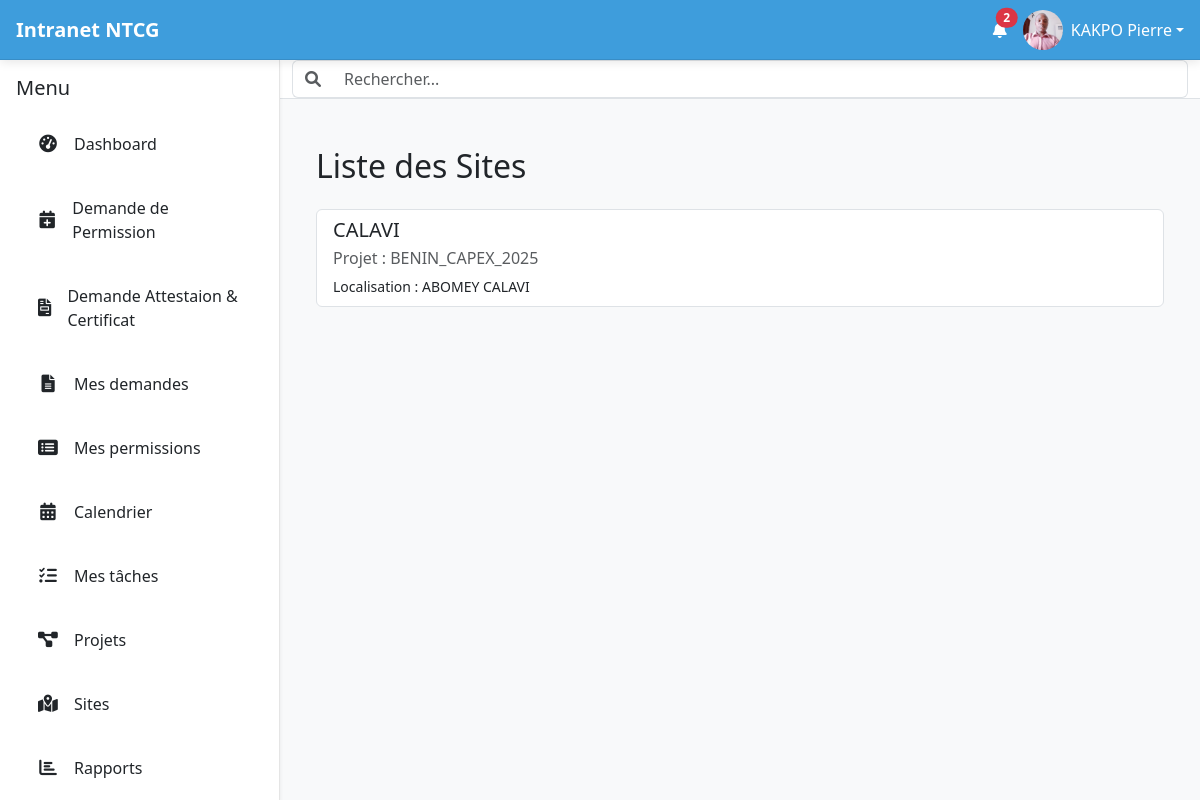
The page /sites/ (signed in) on the database its author committed.
### intranet/models.py (models this page shows, shortened)
class User(AbstractUser):
    date_de_naissance = models.DateField(null=True, blank=True)
    nationalite = CountryField(blank=True)
    pays_de_naissance = CountryField(blank=True)
    type_sanguin = models.CharField(max_length=5, blank=True)
    adresse = models.CharField(max_length=255, blank=True)
    telephone_personnel = models.CharField(max_length=20, blank=True)
    piece_type = models.ForeignKey(PieceType, on_delete=models.SET_NULL, null=True, blank=True, verbose_name="Type de pièce d'identité")
    piece_number = models.CharField(max_length=100, blank=True, verbose_name="Numéro de la pièce d'identité")
    personal_email = models.EmailField(blank=True, null=True, verbose_name="Email personnel")
    emergency_contact_name = models.CharField(max_length=255, blank=True, verbose_name="Nom et prénom du contact d'urgence")
    emergency_contact_phone = models.CharField(max_length=20, blank=True, verbose_name="Téléphone du contact d'urgence")
    allergies = models.TextField(blank=True)
    maladies_chroniques = models.TextField(blank=True)
    medicaments = models.TextField(blank=True)
    job_role = models.ForeignKey(JobRole, on_delete=models.SET_NULL, null=True, blank=True)
    departement = models.ForeignKey(Department, on_delete=models.SET_NULL, null=True, blank=True)
    date_embauche = models.DateField(null=True, blank=True)
    professional_email = models.EmailField(blank=True, null=True, verbose_name="Email professionnel")
    contract_type = models.ForeignKey(ContractType, on_delete=models.SET_NULL, null=True, blank=True, verbose_name="Type de contrat")
    isignum = models.CharField(max_length=100, blank=True, verbose_name="Numéro Isignum")
    eritop_id = models.CharField(max_length=100, blank=True, verbose_name="ID Eritop")
    country = models.ForeignKey(Country, on_delete=models.SET_NULL, null=True, blank=True, verbose_name="Pays de l'employé")
    managed_countries = models.ManyToManyField(Country, related_name='managers', blank=True, verbose_name="Pays gérés")
    bank_info = models.ForeignKey(BankInfo, on_delete=models.SET_NULL, null=True, blank=True, verbose_name="Nom de la banque")
    bank_account_number = models.CharField(max_length=50, blank=True, verbose_name="Numéro de compte bancaire")
    cnss = models.CharField(max_length=50, verbose_name="Numéro CNSS/Sécurité Sociale", blank=True)
    dependants = models.TextField(blank=True)
    employee_id = models.CharField(max_length=100, unique=True, blank=True, verbose_name="Numéro de matricule")
    photo_profil = models.ImageField(upload_to='photos_profils/', null=True, blank=True)
    class Meta:
        ordering = ['last_name', 'first_name']
        indexes = [
            models.Index(fields=['last_name', 'first_name']),
            models.Index(fields=['is_active']),
            models.Index(fields=['departement']),
            models.Index(fields=['country']),
        ]

class Site(models.Model):
    name = models.CharField(max_length=255, verbose_name="Nom du site")
    project = models.ForeignKey(
        'Project',
        on_delete=models.CASCADE,
        related_name='sites',
        verbose_name="Projet associé"
    )
    location = models.CharField(max_length=255, verbose_name="Localisation", blank=True, null=True)
    site_id = models.CharField(max_length=50, unique=True, verbose_name="Identifiant unique du site", blank=True, null=True)
    class Meta:
        verbose_name = "Site"
        verbose_name_plural = "Sites"

class Project(models.Model):
    STATUS_CHOICES = [
        ('À FAIRE', 'À faire'),
        ('EN COURS', 'En cours'),
        ('TERMINÉ', 'Terminé'),
    ]
    name = models.CharField(max_length=255, verbose_name="Nom du projet")
    description = models.TextField(verbose_name="Description du projet", blank=True, null=True)
    start_date = models.DateField(verbose_name="Date de début", null=True, blank=True)
    end_date = models.DateField(verbose_name="Date de fin estimée", null=True, blank=True)
    status = models.CharField(max_length=20, choices=STATUS_CHOICES, default='À FAIRE', verbose_name="Statut")
    coordinator = models.ForeignKey(
        settings.AUTH_USER_MODEL,
        on_delete=models.SET_NULL,
        null=True,
        blank=True,
        related_name='managed_projects',
        verbose_name="Coordinateur du projet"
    )
    team_members = models.ManyToManyField(
        settings.AUTH_USER_MODEL,
        related_name='projects',
        verbose_name="Membres de l'équipe"
    )
    country = CountryField(blank=True, verbose_name="Pays du projet")
    created_at = models.DateTimeField(auto_now_add=True)
    updated_at = models.DateTimeField(auto_now=True)
    class Meta:
        verbose_name = "Projet"
        verbose_name_plural = "Projets"

### intranet/views.py (the view)
# urls.py: path('sites/', views.site_list_view, name='site_list'),
@login_required
def site_list_view(request):
    user = request.user
    sites = Site.objects.none()
    if user.groups.filter(name='Country Manager').exists():
        if user.country:
            sites = Site.objects.filter(project__country=user.country).order_by('name')
        else:
            sites = Site.objects.none()
    elif user.groups.filter(name='Coordinateur de Projet').exists():
        user_projects = Project.objects.filter(Q(coordinator=user) | Q(team_members=user)).distinct()
        sites = Site.objects.filter(project__in=user_projects).order_by('name')
    context = {
        'sites': sites,
    }
    return render(request, 'intranet/site_list.html', context)

### intranet/context_processors.py (called while the page is built)
def is_rh_group(request):
    is_rh = request.user.groups.filter(name='Ressources Humaines').exists()
    return {'is_rh': is_rh}

def is_project_coordinator(request):
    is_coordinator = request.user.groups.filter(name='Coordinateurs de Projets').exists()
    return {'is_coordinator': is_coordinator}

def unread_notifications(request):
    if request.user.is_authenticated:
        unread_count = Notification.objects.filter(user=request.user, is_read=False).count()
    else:
        unread_count = 0
    return {'unread_notifications_count': unread_count}

### intranet/templatetags/intranet_tags.py (called while the page is built)
@register.filter(name='has_group')
def has_group(user, group_name):
    try:
        group = Group.objects.get(name=group_name)
    except Group.DoesNotExist:
        return False
    return group in user.groups.all()

### templates/intranet/site_list.html (shortened to what this page needs)
{% extends 'intranet/base.html' %}
{% load static %}
{% block content %}
<div class="container mt-4">
    <h2 class="mb-4">Liste des Sites</h2>
    {% if sites %}
    <div class="list-group">
        {% for site in sites %}
        <a href="{% url 'site_detail' site.id %}" class="list-group-item list-group-item-action mb-2">
            <h5 class="mb-1">{{ site.name }}</h5>
            <p class="mb-1 text-muted">Projet : {{ site.project.name }}</p>
            <small>Localisation : {{ site.location }}</small>
        </a>
        {% endfor %}
    </div>
    {% else %}
    <div class="alert alert-info" role="alert">
        Aucun site n'est disponible pour vous pour le moment.
    </div>
    {% endif %}
</div>
{% endblock %}

### templates/intranet/base.html (shortened to what this page needs)
{% load static intranet_tags %}
<!doctype html>
<html lang="fr">
<head>
    <link rel="stylesheet" href="https://cdn.jsdelivr.net/npm/bootstrap@5.3.3/dist/css/bootstrap.min.css"
          media="print" onload="this.media='all'">
    <link rel="stylesheet" href="https://cdnjs.cloudflare.com/ajax/libs/font-awesome/6.0.0-beta3/css/all.min.css">
    <link rel="stylesheet" type="text/css" href="https://cdn.datatables.net/2.0.8/css/dataTables.dataTables.css">
</head>
<body>
    <header id="top-header" class="d-flex justify-content-between align-items-center">
        <div class="d-flex align-items-center">
            <a href="{% url 'home_view' %}" class="text-decoration-none text-white d-flex align-items-center">
                <span class="fs-5 fw-bold">Intranet NTCG</span>
            </a>
        </div>
        <div class="d-flex align-items-center">
            <a href="{% url 'notifications' %}" class="text-white me-3 position-relative touch-feedback"
                data-bs-toggle="tooltip" data-bs-placement="bottom" title="Notifications" aria-label="Notifications">
                <i class="fas fa-bell"></i>
                {% if unread_notifications_count > 0 %}
                <span class="position-absolute top-0 start-100 translate-middle badge rounded-pill bg-danger notification-count">
                    {{ unread_notifications_count }}
                </span>
                {% endif %}
            </a>
            <div class="dropdown">
                <a class="text-white d-flex align-items-center text-decoration-none dropdown-toggle touch-feedback" href="#"
                    id="profileDropdown" role="button" data-bs-toggle="dropdown" aria-expanded="false"
                    aria-label="Menu profil">
                    <img src="{% if user.photo_profil %}{{ user.photo_profil.url }}{% else %}{% static 'images/default_profile.png' %}{% endif %}"
                         alt="Avatar de {{ user.get_full_name|default:user.username }}"
                         class="rounded-circle me-2" width="40" height="40" style="object-fit: cover;">
                    <span class="d-none d-sm-inline">{{ user.get_full_name|default:user.username }}</span>
                </a>
            </div>
        </div>
    </header>
    <div id="main-wrapper">
        <nav id="sidebar" class="shadow-sm" aria-label="Menu principal">
            <div class="p-3">
                <div class="d-flex justify-content-between align-items-center mb-3">
                    <h5 class="mb-0">Menu</h5>
                </div>
                <ul class="nav nav-pills flex-column mb-auto" id="sidebar-nav-links">
                    <li class="nav-item">
                        <a href="{% url 'dashboard' %}" class="nav-link {% if request.resolver_match.url_name == 'home_view' %}active{% endif %} touch-feedback">
                            <i class="fas fa-tachometer-alt"></i> Dashboard
                        </a>
                    </li>
                    <li class="nav-item">
                        <a class="nav-link touch-feedback" href="{% url 'submit_leave_request' %}">
                            <i class="fas fa-calendar-plus"></i>
                            <span>Demande de Permission</span>
                        </a>
                    </li>
                    <li class="nav-item">
                        <a class="nav-link touch-feedback" href="{% url 'request_document' %}">
                            <i class="fas fa-file-invoice"></i> Demande Attestaion & Certificat
                        </a>
                    </li>
                    <li class="nav-item">
                        <a class="nav-link touch-feedback" href="{% url 'my_document_requests' %}">
                            <i class="fas fa-file-alt"></i> Mes demandes
                        </a>
                    </li>
                    <li class="nav-item">
                        <a class="nav-link touch-feedback" href="{% url 'my_leave_requests' %}">
                            <i class="fas fa-list-alt"></i>
                            <span>Mes permissions</span>
                        </a>
                    </li>
                    {% if user.is_authenticated %}
                    <li class="nav-item">
                        <a href="#" class="nav-link touch-feedback">
                            <i class="fas fa-calendar-alt"></i> Calendrier
                        </a>
                    </li>
                    <li class="nav-item">
                        <a href="#" class="nav-link touch-feedback">
                            <i class="fas fa-tasks"></i> Mes tâches
                        </a>
                    </li>
                    {% endif %}
                        {% if request.user|has_group:"Country Manager" or request.user|has_group:"Coordinateur de Projet" %}
                        <li class="nav-item">
                            <a class="nav-link" href="{% url 'project_dashboard' %}">
                                <i class="fas fa-project-diagram"></i> Projets
                            </a>
                        </li>
                        <li class="nav-item">
                            <a class="nav-link" href="{% url 'site_list' %}">
                                <i class="fas fa-map-marked-alt"></i> Sites
                            </a>
                        </li>
                        <li class="nav-item">
                            <a href="#" class="nav-link touch-feedback">
                                <i class="fas fa-chart-bar"></i> Rapports
                            </a>
                        </li>
                        {% endif %}
                </ul>
            </div>
        </nav>
        <div id="content-area">
            <nav id="top-navbar" class="bg-white border-bottom">
                <div class="container-fluid">
                    <form class="d-flex w-100">
                        <div class="input-group">
                            <span class="input-group-text bg-white border-end-0">
                                <i class="fas fa-search text-muted"></i>
                            </span>
                            <input class="form-control border-start-0" type="search"
                                   placeholder="Rechercher..." aria-label="Search" id="global-search"
                                   style="font-size: 16px;">
                        </div>
                    </form>
                </div>
            </nav>
            <main id="main-content" class="p-3 p-lg-4">
                {% block content %}
                {% endblock %}
            </main>
        </div>
    </div>
</body>
</html>

### rows shown on the page
User: photo_profil (picture), get_full_name "KAKPO Pierre"
Site: name "CALAVI", project.name "BENIN_CAPEX_2025", location "ABOMEY CALAVI"

### other values the page prints
{{ unread_notifications_count }} "2"
